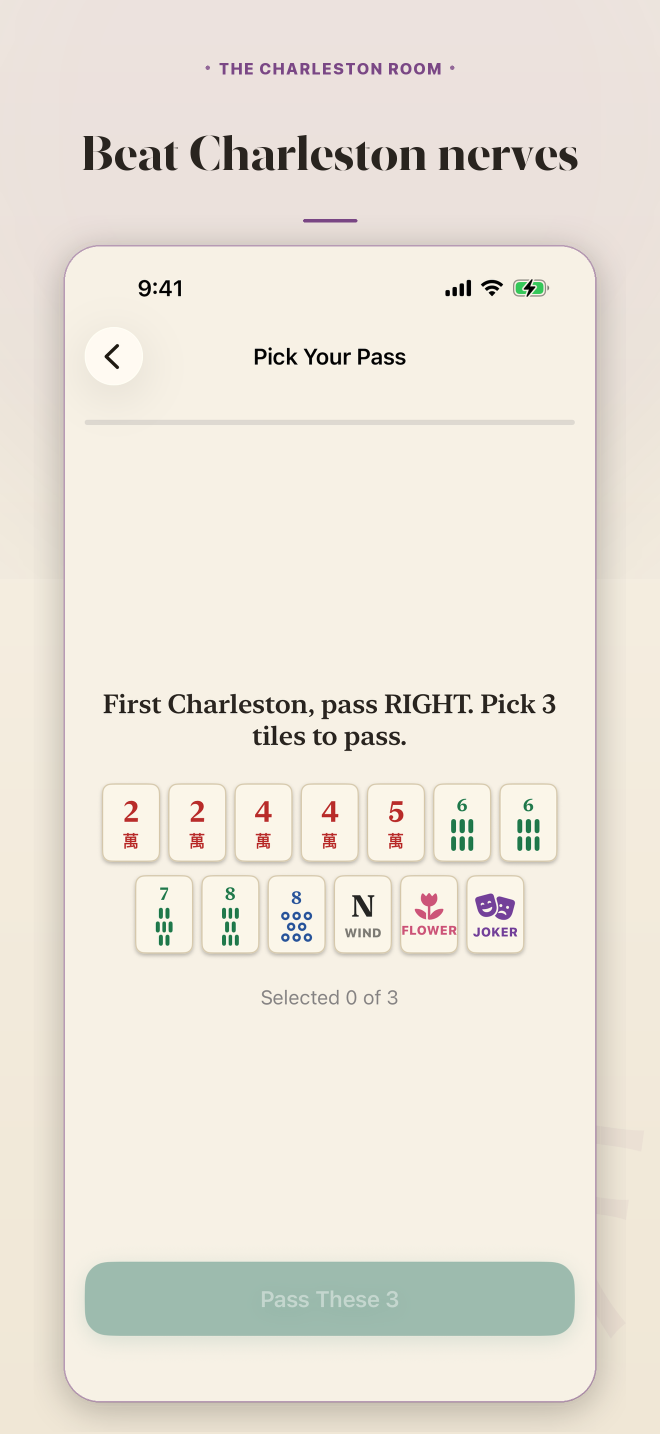
#> input picture docs/screenshots/05_charleston.png, 1320 x 2868 px, found by its file name (shown at 1/2 size)
$ python more_like_a1.py
#> lines starting #> are read from the running program, lines starting #| are printed output that depends on the picture; after the words box and inside, x2 and y2 are one past the last pixel; in counts of white or black regions, pixels touching at a corner belong together
### project-docs/marketing/tiktok-kit/build_kit.py
#!/usr/bin/env python3
"""Render the Mahj TikTok slideshow kit into iCloud Drive.

    python3 build_kit.py [--out <dir>]

Slides are 1080x1920 JPEGs. Backgrounds are drawn here (gingham and linen
tablecloths); every tile and screen is cut from real Mahj 1.4.0 captures, so
nothing on a slide is AI art. All content stays inside the TikTok safe area
(SAFE below): the top bar, the right icon rail and the bottom caption block
cover everything outside it.
"""
from __future__ import annotations

import argparse
import csv
import functools
import pathlib
import random
import shutil

import numpy as np
from PIL import Image, ImageDraw, ImageFilter, ImageFont
from scipy import ndimage

import posts as P

HERE = pathlib.Path(__file__).resolve().parent
CAPS = pathlib.Path.home() / "ios/appstore-screenshots/captures/mahj/cpp-20261015"
ICON = pathlib.Path.home() / "mahj/MahjTrainer/Assets.xcassets/AppIcon.appiconset/icon-1024.png"
ICLOUD = pathlib.Path.home() / "Library/Mobile Documents/com~apple~CloudDocs/Mahj TikTok Kit"
W, H = 1080, 1920
SAFE = (60, 150, 950, 1500)  # left, top, right, bottom
CX = (SAFE[0] + SAFE[2]) // 2
FONT = "/System/Library/Fonts/SFNS.ttf"
SERIF = "/System/Library/Fonts/NewYork.ttf"
CREAM, INK, SAGE, MUTED = (246, 242, 233), (40, 48, 38), (63, 107, 70), (93, 102, 86)
# Tablecloth stripe colors: pastel pink, sage, blue, butter, lilac.
CLOTHS = [(236, 168, 184), (150, 186, 152), (150, 182, 222), (238, 208, 128), (196, 176, 226)]

SHOTS = {
    "hand_match": "03_hand_match.png", "hand_match_answered": "03_hand_match_answered.png",
    "charleston": "05_charleston.png", "charleston_answered": "05_charleston_answered.png",
    "play": "02_play_a_hand.png", "keep": "04_keep_or_throw.png",
    "keep_answered": "04_keep_or_throw_answered.png", "quick": "01_quick_session.png",
    "quick_answered": "01_quick_session_answered.png", "tile_room": "08_tile_room.png",
    "reference": "07_reference.png", "home": "06_home.png",
}
# Tile crops in raw 1206x2622 capture pixels: (file, left, top, right, bottom).
RACKS = {
    "hand_match_rack": ("03_hand_match.png", 60, 880, 1146, 1300),
    "charleston_rack": ("05_charleston.png", 70, 1200, 1136, 1625),
    "quick_rack": ("01_quick_session.png", 60, 920, 1146, 1335),
    "play_rack": ("02_play_a_hand.png", 100, 1110, 1106, 1485),
    "keep_card": ("04_keep_or_throw.png", 140, 1000, 1066, 1700),
}
TILE_SOURCES = ["hand_match_rack", "charleston_rack", "quick_rack", "play_rack"]


def font(size: int, weight: str = "Bold", serif: bool = False) -> ImageFont.FreeTypeFont:
    f = ImageFont.truetype(SERIF if serif else FONT, size)
    try:
        f.set_variation_by_name(weight)
    except Exception:  # noqa: BLE001
        pass
    return f


def wrap(draw: ImageDraw.ImageDraw, text: str, f: ImageFont.FreeTypeFont, width: int) -> list[str]:
    lines: list[str] = []
    for para in text.split("\n"):
        cur = ""
        for word in para.split():
            trial = f"{cur} {word}".strip()
            if draw.textlength(trial, font=f) <= width:
                cur = trial
            else:
                lines.append(cur)
                cur = word
        lines.append(cur)
    return lines


def rounded(img: Image.Image, radius: int) -> Image.Image:
    mask = Image.new("L", img.size, 0)
    ImageDraw.Draw(mask).rounded_rectangle((0, 0, img.width - 1, img.height - 1), radius, fill=255)
    out = img.convert("RGBA")
    out.putalpha(mask)
    return out


def shadow(base: Image.Image, img: Image.Image, xy: tuple[int, int], blur: int = 18,
           alpha: int = 80, drop: int = 10) -> None:
    """Paste img with a soft shadow shaped like its own alpha."""
    pad = blur * 3
    sh = Image.new("RGBA", (img.width + pad * 2, img.height + pad * 2), (0, 0, 0, 0))
    a = img.getchannel("A").point(lambda v: v * alpha // 255)
    sh.paste((0, 0, 0, 255), (pad, pad), a)
    sh = sh.filter(ImageFilter.GaussianBlur(blur))
    base.alpha_composite(sh, (xy[0] - pad, xy[1] - pad + drop))
    base.alpha_composite(img, xy)


def cloth(seed: int) -> Image.Image:
    """A pastel gingham tablecloth with a faint weave, seeded per post."""
    rng = np.random.default_rng(seed)
    color = np.array(CLOTHS[seed % len(CLOTHS)], dtype=float)
    base = np.array([252, 249, 243], dtype=float)
    period = int(rng.choice([96, 120, 144]))
    xs, ys = np.arange(W) % period < period // 2, np.arange(H) % period < period // 2
    bands = xs[None, :].astype(float) * 0.45 + ys[:, None].astype(float) * 0.45
    img = base * (1 - bands[..., None]) + color * bands[..., None]
    weave = rng.normal(0, 5, (H // 3, W // 3))
    weave = np.kron(weave, np.ones((3, 3)))[:H, :W]
    img += weave[..., None]
    yy, xx = np.mgrid[0:H, 0:W]
    vignette = 1 - 0.10 * (((xx - W / 2) / W) ** 2 + ((yy - H / 2) / H) ** 2) * 4
    img *= vignette[..., None]
    return Image.fromarray(np.clip(img, 0, 255).astype("uint8")).convert("RGBA")


@functools.cache
def rack_tiles(key: str) -> tuple[Image.Image, ...]:
    """Cut each tile out of a real rack capture, sorted left to right, top to bottom."""
#> called with key = 'charleston_rack'
    name, *box = RACKS[key]
    im = Image.open(CAPS / name).convert("RGB").crop(tuple(box))
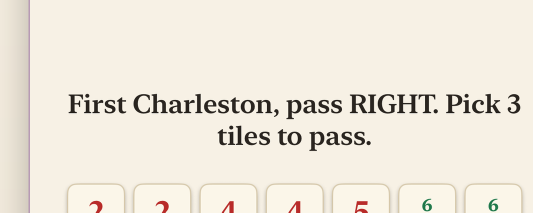
#> im: PIL image 1066x425 RGB (shown at 1/2 size); mean R, G, B 238.2, 231.9, 219.9
    a = np.asarray(im).astype(int)
    bg = np.median(np.concatenate([a[0], a[-1]]), axis=0)
#> bg = [247, 241, 229]
    mask = ndimage.binary_fill_holes(ndimage.binary_closing(np.abs(a - bg).sum(2) > 18, iterations=3))
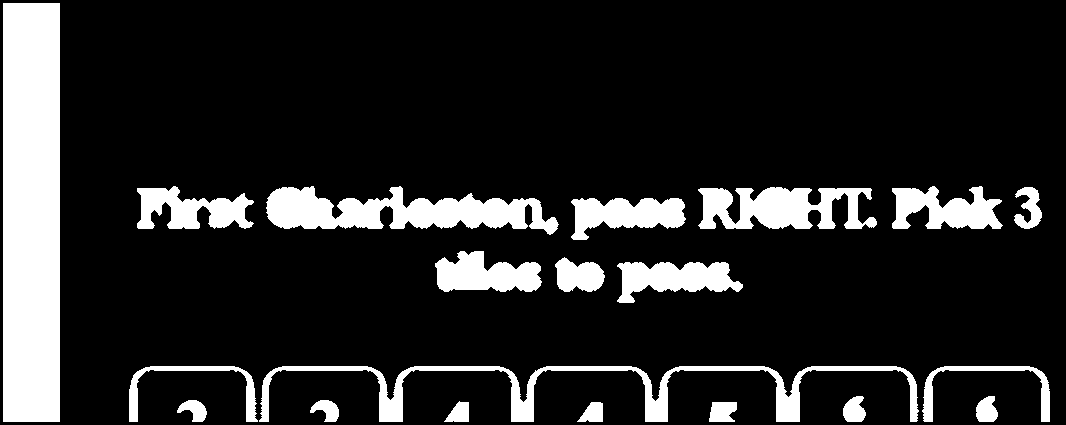
#> mask: shape (425, 1066) bool; 14.8% white; 20 white regions, largest, box (x1, y1, x2, y2) and area: (3, 3, 60, 422) 23883, (266, 186, 559, 235) 7910, (259, 366, 919, 422) 7104
    lab, _ = ndimage.label(mask)
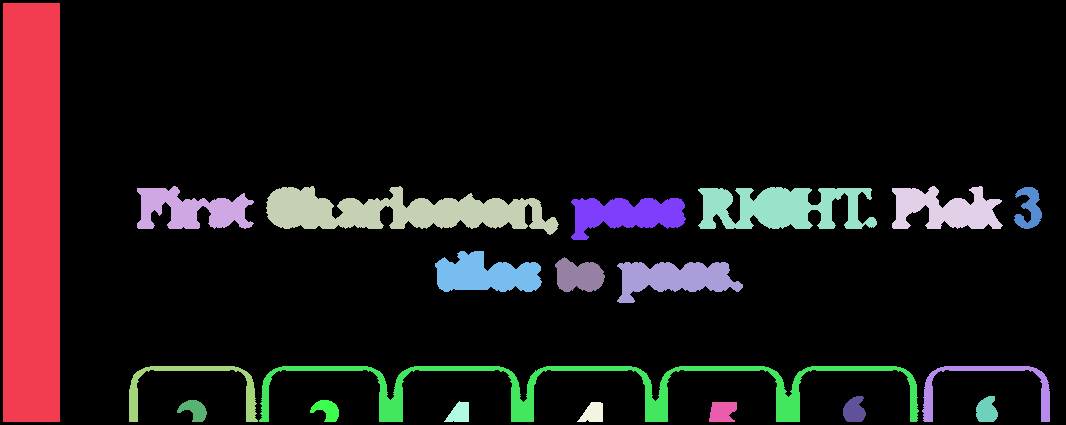
#> lab: shape (425, 1066) int32; 21 distinct labels, from 0 to 20; one colour per label, 0 black
    boxes = [(s[1].start, s[0].start, s[1].stop, s[0].stop) for s in ndimage.find_objects(lab)]
#> boxes = 20 items, first 6: (3, 3, 60, 422), (137, 186, 254, 229), (266, 186, 559, 235), (892, 186, 1003, 229), (698, 187, 877, 229), (1014, 187, 1042, 229)
    boxes = [b for b in boxes if b[2] - b[0] > 60 and b[3] - b[1] > 80]
#> boxes = []
    unit = float(np.median([b[2] - b[0] for b in boxes]))
#> unit = nan
    tiles = []
    for l, t, r, b in sorted(boxes, key=lambda b: (b[1] // 100, b[0])):
        n = max(1, round((r - l) / unit))  # touching tiles come out as one box
        step = (r - l) / n
        for i in range(n):
            tile = im.crop((int(l + i * step), t, int(l + (i + 1) * step), b - 6))
            tiles.append(rounded(tile, 18))
#> this loop made 0 passes
#> after the loop, tiles = []
    return tuple(tiles)


def text_boxes(im: Image.Image, lines: list[str], f, center_y: int, pad: int = 24) -> int:
    """TikTok's native 'classic' caption look: dark text on white rounded boxes."""
    d = ImageDraw.Draw(im)
    lh = f.size + 2 * 12
    y = center_y - len(lines) * lh // 2
    for line in lines:
        w = d.textlength(line, font=f)
        x = CX - w / 2
        d.rounded_rectangle((x - pad, y, x + w + pad, y + lh + 2), 18, fill=(255, 255, 255))
        d.text((x, y + 6), line, font=f, fill=(22, 22, 22))
        y += lh
    return y


def hook_slide(post: dict, seed: int) -> Image.Image:
    im = cloth(seed)
    rng = random.Random(seed)
    key = post.get("rack") if post.get("rack") in TILE_SOURCES else TILE_SOURCES[seed % len(TILE_SOURCES)]
    tiles = list(rack_tiles(key))
#> tiles = []
    rng.shuffle(tiles)
    scale, slots = 1.45, []
    for row in range(2):
        for col in range(4 - row):
            x = SAFE[0] + 40 + col * 215 + (107 if row else 0) + rng.randint(-12, 12)
            y = 950 + row * 235 + rng.randint(-16, 16)
            slots.append((x, y))
    for (x, y), tile in zip(slots, tiles):
        t = tile.resize((int(tile.width * scale), int(tile.height * scale)), Image.LANCZOS)
        t = t.rotate(rng.uniform(-8, 8), resample=Image.BICUBIC, expand=True)
        shadow(im, t, (x, y), blur=10, alpha=110, drop=8)
    f = font(76)
    d = ImageDraw.Draw(im)
    lines = wrap(d, post["hook"], f, 800)
#> lines = ['5 things I wish I', 'knew before my first', 'Charleston']
    y = text_boxes(im, lines, f, 540)
#> in text_boxes, `y = center_y - len(lines) * lh // 2`: y = 390
#> the loop in text_boxes, `for line in lines:` made 3 passes
#> (line, w, x, y) on passes 1 to 3: ('5 things I wish I', 596, 207, 490), ('knew before my first', 785.7, 112.1, 590), ('Charleston', 411, 299.5, 690)
#> after the loop in text_boxes, `for line in lines:`: y = 690
#> y = 690
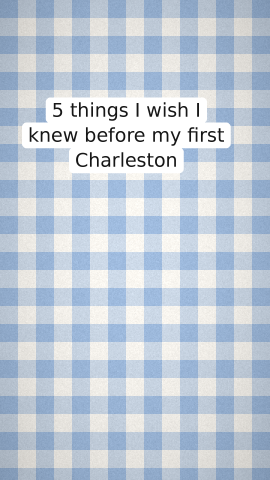
#> im: PIL image 1080x1920 RGBA (shown at 1/4 size); mean R, G, B, A 192.2, 203.6, 216.9, 255
    sf = font(38, "Semibold")
    label = "swipe \u2192"
    lw = d.textlength(label, font=sf)
#> lw = 152.9
    d.rounded_rectangle((CX - lw / 2 - 26, y + 30, CX + lw / 2 + 26, y + 30 + 64), 32, fill=(22, 22, 22))
    d.text((CX - lw / 2, y + 40), label, font=sf, fill=(255, 255, 255))
    return im.convert("RGB")


# [43 lines left out: function quiz_slide, not called in this run]


def card_slide(seed: int, text: str, rack: str | None) -> Image.Image:
    im = cloth(seed)
#> call 2 of cloth, with seed = 7
#> in cloth (call 2), `period = int(rng.choice([96, 120, 144]))`: period = 144
#> in cloth (call 2), `img *= vignette[..., None]`:
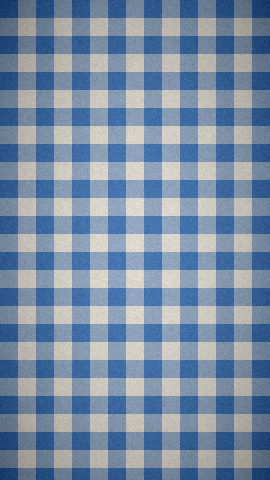
#> img: shape (1920, 1080, 3) float64 (shown at 1/4 size); mean of channels 0, 1, 2 190.5, 203.1, 217.6; drawn with min black and max white
    d = ImageDraw.Draw(im)
    f = font(62, "Semibold")
    inner = SAFE[2] - SAFE[0] - 110
    lines = wrap(d, text, f, inner)
#> lines = ['1. The first Charleston', 'always happens. Pass', 'right, then across, then', 'left.']
    lh = f.size + 20
    rack_img = None
    if rack:
        name, *box = RACKS[rack]
        rack_img = Image.open(CAPS / name).convert("RGB").crop(tuple(box))
        rack_img = rack_img.resize((inner + 30, int(rack_img.height * (inner + 30) / rack_img.width)),
                                   Image.LANCZOS)
    card_h = len(lines) * lh + 120 + ((rack_img.height + 44) if rack_img else 0)
#> card_h = 448
    top = max(SAFE[1] + 40, (SAFE[1] + SAFE[3]) // 2 - card_h // 2 - 40)
#> top = 561
    card = Image.new("RGBA", (SAFE[2] - SAFE[0], card_h), (0, 0, 0, 0))
#> card: PIL image 890x448 RGBA; every value is 0
    ImageDraw.Draw(card).rounded_rectangle((0, 0, card.width - 1, card_h - 1), 40, fill=(*CREAM, 248))
    shadow(im, card, (SAFE[0], top), blur=22, alpha=60, drop=12)
    y = top + 60
#> y = 621
    if rack_img:
        im.alpha_composite(rounded(rack_img, 24), (SAFE[0] + 40, y))
        y += rack_img.height + 44
    for line in lines:
        d.text((SAFE[0] + 55, y), line, font=f, fill=INK)
        y += lh
#> this loop made 4 passes
#> (line, y) on passes 1 to 4: ('1. The first Charleston', 703), ('always happens. Pass', 785), ('right, then across, then', 867), ('left.', 949)
#> after the loop, y = 949
    return im.convert("RGB")
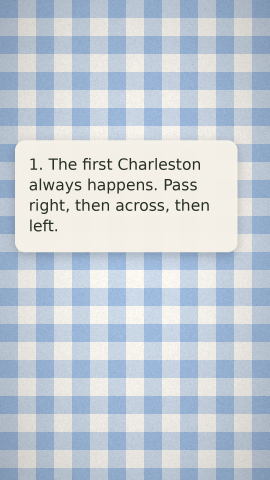
#> returned value: PIL image 1080x1920 RGB (shown at 1/4 size); mean R, G, B 195.1, 204.7, 214.9


def app_slide(text: str, shots: tuple[str, str]) -> Image.Image:
    im = Image.new("RGBA", (W, H), (*CREAM, 255))
    d = ImageDraw.Draw(im)
    f = font(54, "Semibold")
    lines = wrap(d, text, f, SAFE[2] - SAFE[0] - 20)
    y = SAFE[1] + 40
    for line in lines:
        d.text((CX - d.textlength(line, font=f) / 2, y), line, font=f, fill=INK)
        y += f.size + 14
    badge_top = SAFE[3] - 150
    sw, gap = 425, 36
    shot_top = y + 50
    shot_h = badge_top - 50 - shot_top
    for i, key in enumerate(shots):
        s = Image.open(CAPS / SHOTS[key]).convert("RGB")
        s = s.resize((sw, int(s.height * sw / s.width)), Image.LANCZOS)
        s = s.crop((0, 0, sw, min(s.height, shot_h)))
        shadow(im, rounded(s, 36), (CX - sw - gap // 2 + i * (sw + gap), shot_top), blur=22, alpha=70)
    icon = rounded(Image.open(ICON).convert("RGB").resize((120, 120), Image.LANCZOS), 27)
    nf, sf = font(46), font(30, "Regular")
    name, sub = "Mahj Trainer", "Free to start on the App Store · I made it"
    tw = max(d.textlength(name, font=nf), d.textlength(sub, font=sf))
    x = int(CX - (120 + 26 + tw) / 2)
    shadow(im, icon, (x, badge_top), blur=10, alpha=60, drop=5)
    d.text((x + 146, badge_top + 14), name, font=nf, fill=INK)
    d.text((x + 146, badge_top + 72), sub, font=sf, fill=MUTED)
    return im.convert("RGB")


def schedule() -> list[dict]:
    by_fmt = {k: [p for p in P.POSTS if p["fmt"] == k] for k in P.FORMATS}
    return [by_fmt[k][r] for r in range(6) for k in P.FORMATS]


# [79 lines left out: functions cta_variant, caption_txt, main, not called in this run]


# [2 lines that do not run on import are left out]

### project-docs/marketing/tiktok-kit/more_like_a1.py
#!/usr/bin/env python3
"""Five more posts in A1's mold, the kit's best performer (771 views by Oct 28, about 2x the next).

    python3 more_like_a1.py [--out <dir>]

Same template as A1: a numbered "5 things I wish I knew" hook over real tiles, one or two
numbered tips per slide, tip 3 on the app slide, a save prompt on slide 5, and A1's caption shape
with the "comment app" CTA. Renders into the kit's "More like A1" folder.
"""
from __future__ import annotations

import argparse
import pathlib

import build_kit as K

TAGS = ("#mahjong", "#americanmahjong", "#mahj", "#mahjongtiktok")

POSTS = [
    dict(id="A7", seed=7, hook="5 things I wish I knew before my first Charleston",
         s2="1. The first Charleston always happens. Pass right, then across, then left.",
         s3="2. Pick 2 or 3 sections before you pass, then pass the tiles none of them use.",
         s4="3. Pass singles before pairs. A pair is much harder to rebuild than a single.",
         s5="4. On the last pass of each Charleston you can blind pass the tiles you were just handed.\n"
            "5. Any player can stop the second Charleston. Save this for game night.",
         shots=("charleston", "charleston_answered"), rack="charleston_rack",
         caption="Everything I'd tell a friend before their first Charleston: the pass order, what to pass, "
                 "and the blind pass."),
    dict(id="A8", seed=8, hook="5 things I wish I knew about jokers in mahjong",
         s2="1. There are 8 jokers. Each one can stand in for any tile in a pung, a kong or a quint.",
         s3="2. Singles and pairs always take real tiles. Save your jokers for the groups.",
         s4="3. Check the card before you count on a joker. Hands full of pungs and kongs use them best.",
         s5="4. On your turn, trade the real tile for a joker in anyone's exposure.\n"
            "5. Once a joker is discarded, it stays on the table. Save this.",
         shots=("play", "reference"), rack="play_rack",
         caption="Everything I'd tell a friend about jokers in American mahjong: where they fit, joker swaps, "
                 "and discarded jokers."),
    dict(id="A9", seed=9, hook="5 things I wish I knew about the mahjong card",
         s2="1. A new card comes out every spring, and last year's hands retire.",
         s3="2. Hands are grouped into sections like 2468, 13579, Like Numbers and Winds and Dragons.",
         s4="3. Colors show how many suits a hand uses. One color means one suit, three colors means three.",
         s5="4. X means you can expose. C means the hand stays concealed until mahjong.\n"
            "5. The number on the right is the hand's value. Bigger numbers, harder hands. Save this.",
         shots=("hand_match", "hand_match_answered"), rack="hand_match_rack",
         caption="Everything I'd tell a friend about reading the American mahjong card: sections, colors, "
                 "X and C, and hand values."),
    dict(id="A10", seed=10, hook="5 things I wish I knew about discarding in mahjong",
         s2="1. Say every discard out loud as you set it down.",
         s3="2. Early on, throw the tiles your sections never use.",
         s4="3. Keep or throw? Ask which of your 2 hands the tile helps. If it helps neither, it goes.",
         s5="4. When 3 of a tile are already showing, a pung of it gets very hard.\n"
            "5. Late in the game, the safest discard is a tile already on the table. Save this.",
         shots=("keep", "keep_answered"), rack="quick_rack",
         caption="Everything I'd tell a friend about discards in American mahjong: what to throw early, "
                 "keep or throw, and safe late-game discards."),
    dict(id="A11", seed=11, hook="5 things I wish I knew about calling tiles in mahjong",
         s2="1. Call a discard to finish a pung, a kong or a quint, then expose it on your rack.",
         s3="2. A call for mahjong beats a call for an exposure.",
         s4="3. Each call shows the table your hand. Call when it gets you a lot closer.",
         s5="4. If two players call the same tile for exposures, the next player in turn gets it.\n"
            "5. Concealed hands can call a discard only for mahjong. Save this.",
         shots=("play", "quick_answered"), rack="play_rack",
         caption="Everything I'd tell a friend about calling tiles in American mahjong: exposures, "
                 "who gets the tile, and concealed hands."),
]


# [10 lines left out: function caption_txt, not called in this run]


def main() -> None:
    ap = argparse.ArgumentParser()
    ap.add_argument("--out", default=str(K.ICLOUD / "More like A1"))
    out = pathlib.Path(ap.parse_args().out)
    for post in POSTS:
        folder = out / f"{post['id']} {post['hook']}"
        folder.mkdir(parents=True, exist_ok=True)
        seed = post["seed"]
        slides = [
            K.hook_slide(post, seed),
            K.card_slide(seed, post["s2"], None),
            K.card_slide(seed, post["s3"], post["rack"]),
            K.app_slide(post["s4"], post["shots"]),
            K.card_slide(seed, post["s5"], None),
        ]
#> call 2 of shadow, with xy = (60, 378), blur = 22, alpha = 60, drop = 12
#> in shadow (call 2), `base.alpha_composite(sh, (xy[0] - pad, xy[1] - pad + drop))`:
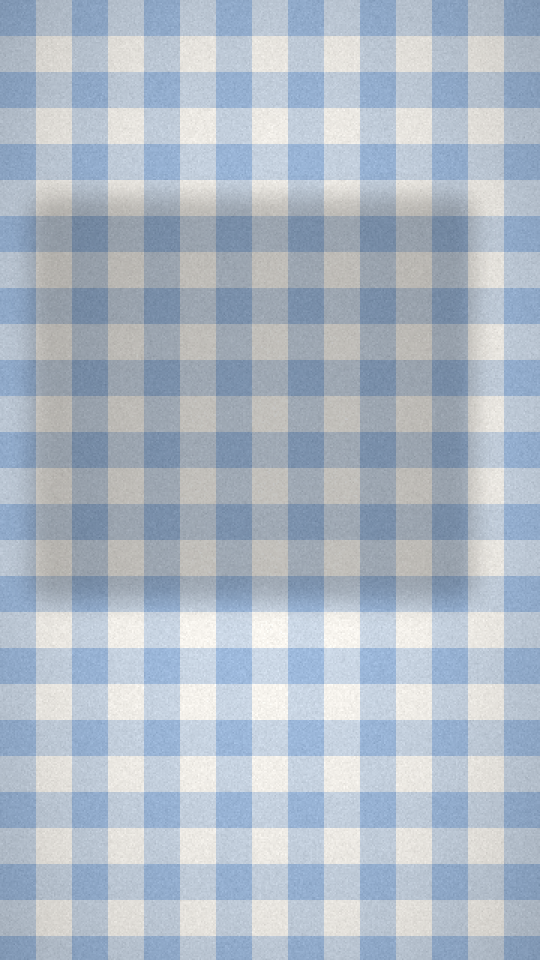
#> base: PIL image 1080x1920 RGBA (shown at 1/2 size); mean R, G, B, A 174.3, 185.8, 199.2, 255
#> (the rest of the program and of its run is left out)
